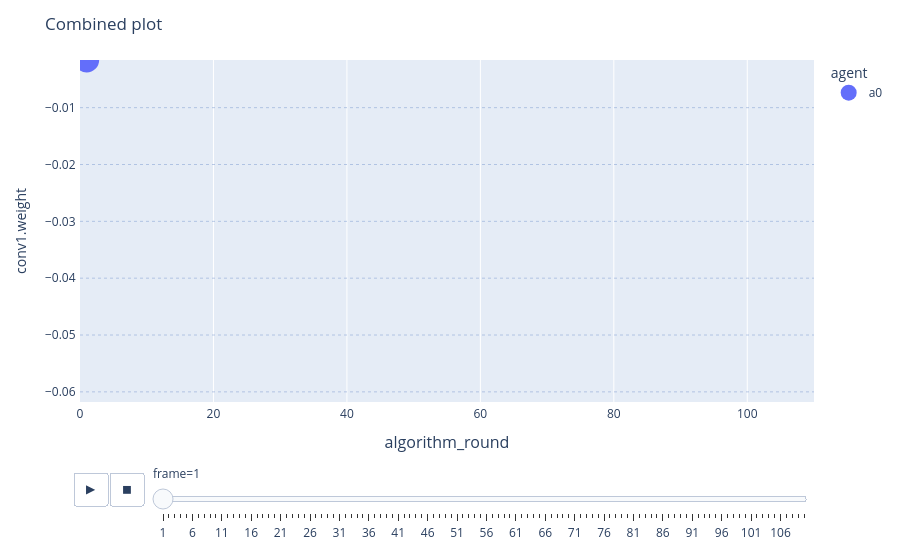

This figure's notebook cell:
### Markdown cell above
### Another

### Code cell
import os
from pathlib import Path
import plotly.express as px
import plotly.graph_objects as go
import pandas as pd
from itertools import groupby
import numpy as np

FOLDER = Path(r"C:\Users\samue\OneDrive\Escritorio\Tareas UNI\tfg\tfg_samuel\vis\xperiments\experimentos_con_cnn")
experiments_list = list(FOLDER.iterdir())
PATH = experiments_list[8]

df = pd.read_csv(
    r"C:\Users\samue\OneDrive\Escritorio\Tareas UNI\tfg\tfg_samuel\vis\xperiments\experimentos_con_cnn\01_non_complete\raw\nn_convergence.csv"
)
lst = df.layer.unique()
f = lambda x: x.split(".")[0]
layers_opts = {f(k): list(g) for k, g in groupby(sorted(lst, key=f), key=f)}
df = df[
    (df.description == "PRE-TRAIN")
    & df.layer.isin(layers_opts["conv1"])
    & (df.epoch_or_iteration == 1)
]
pivot = df.pivot(columns="layer", values="weight")
df = df[df.layer == layers_opts["conv1"][0]].reset_index()
df[layers_opts["conv1"][0]] = (
    pivot[layers_opts["conv1"][0]].dropna().reset_index()[f"{layers_opts['conv1'][0]}"]
)
df[layers_opts["conv1"][1]] = (
    pivot[layers_opts["conv1"][1]].dropna().reset_index()[f"{layers_opts['conv1'][1]}"]
)
min_x = df[layers_opts["conv1"][0]].min()
min_y = df[layers_opts["conv1"][1]].min()
max_x = df[layers_opts["conv1"][0]].max()
max_y = df[layers_opts["conv1"][1]].max()
fig = px.scatter(
    df,
    x=layers_opts["conv1"][0],
    y=layers_opts["conv1"][1],
    animation_frame="algorithm_round",
    color="agent",
    hover_name="agent",
    range_x=[min_x, max_x],
    range_y=[min_y, max_y],
)
fig.update_layout(title_text="First plot")

"""
Second Figure
"""

df = pd.read_csv(
    r"C:\Users\samue\OneDrive\Escritorio\Tareas UNI\tfg\tfg_samuel\vis\xperiments\experimentos_con_cnn\01_non_complete\raw\nn_convergence.csv"
)
lst = df.layer.unique()
f = lambda x: x.split(".")[0]
layers_opts = {f(k): list(g) for k, g in groupby(sorted(lst, key=f), key=f)}
df = df[
    (df.description == "PRE-TRAIN")
    & df.layer.isin(layers_opts["conv1"])
    & (df.epoch_or_iteration == 1)
]
pivot = df.pivot(columns="layer", values="weight")
df = df[df.layer == layers_opts["conv1"][0]].reset_index()
df[layers_opts["conv1"][0]] = (
    pivot[layers_opts["conv1"][0]].dropna().reset_index()[f"{layers_opts['conv1'][0]}"]
)
df[layers_opts["conv1"][1]] = (
    pivot[layers_opts["conv1"][1]].dropna().reset_index()[f"{layers_opts['conv1'][1]}"]
)
min_x = df[layers_opts["conv1"][0]].min()
min_y = df[layers_opts["conv1"][1]].min()
max_x = df[layers_opts["conv1"][0]].max()
max_y = df[layers_opts["conv1"][1]].max()
line_plot = px.line(
    df,
    x="algorithm_round",
    y=layers_opts["conv1"][0],
    color="agent",
    animation_frame="algorithm_round",
    hover_name="agent",
    range_x=[0, 110],
    range_y=[min_x, max_x],
)
line_plot.update_traces(showlegend=False)  # legend will be from line graph
for frame in line_plot.frames:
    for data in frame.data:
        data.update(mode="lines", opacity=0.8, showlegend=False)

df = df.sort_values(
    [
        "algorithm_round",
        "agent",
    ],
    ignore_index=True,
)
N_UNIQUE_AGENTS = df["agent"].nunique()
df_indexed = pd.DataFrame()
for index in np.arange(start=0, stop=len(df) + 1, step=N_UNIQUE_AGENTS):
    df_slicing = df.iloc[:index].copy()
    df_slicing["frame"] = index // N_UNIQUE_AGENTS
    df_indexed = pd.concat([df_indexed, df_slicing])

# Scatter Plot
scatter_plot = px.scatter(
    df_indexed,
    x="algorithm_round",
    y=layers_opts["conv1"][0],
    animation_frame="frame",
    color="agent",
    hover_name="agent",
    range_x=[0, 110],
    range_y=[min_x, max_x],
)

for frame in scatter_plot.frames:
    for data in frame.data:
        data.update(mode="markers", showlegend=True, opacity=1)
        data["x"] = np.take(data["x"], [-1])
        data["y"] = np.take(data["y"], [-1])

# Line Plot
line_plot = px.line(
    df_indexed,
    x="algorithm_round",
    y=layers_opts["conv1"][0],
    color="agent",
    animation_frame="frame",
    range_x=[0, 110],
    range_y=[min_x, max_x],
    line_shape="spline",  # make a line graph curvy
)
line_plot.update_traces(showlegend=False)  # legend will be from line graph
for frame in line_plot.frames:
    for data in frame.data:
        data.update(mode="lines", opacity=0.8, showlegend=False)

line_plot.update_traces(showlegend=False)  # legend will be from line graph
for frame in line_plot.frames:
    for data in frame.data:
        data.update(mode="lines", opacity=0.8, showlegend=False)

# Stationary combined plot
combined_plot = go.Figure(
    data=line_plot.data + scatter_plot.data,
    frames=[
        go.Frame(data=line_plot.data + scatter_plot.data, name=scatter_plot.name)
        for line_plot, scatter_plot in zip(line_plot.frames, scatter_plot.frames)
    ],
    layout=line_plot.layout,
)

combined_plot.update_yaxes(
    gridcolor="#7a98cf", griddash="dot", gridwidth=0.5, linewidth=2, tickwidth=2
)

combined_plot.update_xaxes(title_font=dict(size=16), linewidth=2, tickwidth=2)

combined_plot.update_traces(line=dict(width=5), marker=dict(size=25))

# adjust speed of animation
combined_plot.layout.updatemenus[0].buttons[0]["args"][1]["frame"]["duration"] = 120
combined_plot.layout.updatemenus[0].buttons[0]["args"][1]["transition"]["duration"] = 50
combined_plot.layout.updatemenus[0].buttons[0]["args"][1]["transition"][
    "redraw"
] = False
combined_plot.update_layout(title_text="Combined plot")

### Figure 1 — Plotly figure (JSON) as saved in the notebook; plotly's stock layout.template omitted (floating-point values rounded to 4 significant figures)
{"data": [{"hovertemplate": "agent=a0<br>frame=1<br>algorithm_round=%{x}<br>conv1.weight=%{y}<extra></extra>", "legendgroup": "a0", "line": {"color": "#636efa", "dash": "solid", "shape": "spline", "width": 5}, "marker": {"size": 25, "symbol": "circle"}, "mode": "lines", "name": "a0", "orientation": "v", "showlegend": false, "type": "scatter", "x": [1], "xaxis": "x", "y": [-0.001615], "yaxis": "y"}, {"hovertemplate": "<b>%{hovertext}</b><br><br>agent=a0<br>frame=1<br>algorithm_round=%{x}<br>conv1.weight=%{y}<extra></extra>", "hovertext": ["a0"], "legendgroup": "a0", "line": {"width": 5}, "marker": {"color": "#636efa", "size": 25, "symbol": "circle"}, "mode": "markers", "name": "a0", "orientation": "v", "showlegend": true, "type": "scatter", "x": [1], "xaxis": "x", "y": [-0.001615], "yaxis": "y"}], "layout": {"legend": {"title": {"text": "agent"}, "tracegroupgap": 0}, "margin": {"t": 60}, "sliders": [{"active": 0, "currentvalue": {"prefix": "frame="}, "len": 0.9, "pad": {"b": 10, "t": 60}, "steps": [{"args": [["1"], {"frame": {"duration": 0, "redraw": false}, "fromcurrent": true, "mode": "immediate", "transition": {"duration": 0, "easing": "linear"}}], "label": "1", "method": "animate"}, {"args": [["2"], {"frame": {"duration": 0, "redraw": false}, "fromcurrent": true, "mode": "immediate", "transition": {"duration": 0, "easing": "linear"}}], "label": "2", "method": "animate"}, {"args": [["3"], {"frame": {"duration": 0, "redraw": false}, "fromcurrent": true, "mode": "immediate", "transition": {"duration": 0, "easing": "linear"}}], "label": "3", "method": "animate"}, {"args": [["4"], {"frame": {"duration": 0, "redraw": false}, "fromcurrent": true, "mode": "immediate", "transition": {"duration": 0, "easing": "linear"}}], "label": "4", "method": "animate"}, {"args": [["5"], {"frame": {"duration": 0, "redraw": false}, "fromcurrent": true, "mode": "immediate", "transition": {"duration": 0, "easing": "linear"}}], "label": "5", "method": "animate"}, {"args": [["6"], {"frame": {"duration": 0, "redraw": false}, "fromcurrent": true, "mode": "immediate", "transition": {"duration": 0, "easing": "linear"}}], "label": "6", "method": "animate"}, {"args": [["7"], {"frame": {"duration": 0, "redraw": false}, "fromcurrent": true, "mode": "immediate", "transition": {"duration": 0, "easing": "linear"}}], "label": "7", "method": "animate"}, {"args": [["8"], {"frame": {"duration": 0, "redraw": false}, "fromcurrent": true, "mode": "immediate", "transition": {"duration": 0, "easing": "linear"}}], "label": "8", "method": "animate"}, {"args": [["9"], {"frame": {"duration": 0, "redraw": false}, "fromcurrent": true, "mode": "immediate", "transition": {"duration": 0, "easing": "linear"}}], "label": "9", "method": "animate"}, {"args": [["10"], {"frame": {"duration": 0, "redraw": false}, "fromcurrent": true, "mode": "immediate", "transition": {"duration": 0, "easing": "linear"}}], "label": "10", "method": "animate"}, {"args": [["11"], {"frame": {"duration": 0, "redraw": false}, "fromcurrent": true, "mode": "immediate", "transition": {"duration": 0, "easing": "linear"}}], "label": "11", "method": "animate"}, {"args": [["12"], {"frame": {"duration": 0, "redraw": false}, "fromcurrent": true, "mode": "immediate", "transition": {"duration": 0, "easing": "linear"}}], "label": "12", "method": "animate"}, {"args": [["13"], {"frame": {"duration": 0, "redraw": false}, "fromcurrent": true, "mode": "immediate", "transition": {"duration": 0, "easing": "linear"}}], "label": "13", "method": "animate"}, {"args": [["14"], {"frame": {"duration": 0, "redraw": false}, "fromcurrent": true, "mode": "immediate", "transition": {"duration": 0, "easing": "linear"}}], "label": "14", "method": "animate"}, {"args": [["15"], {"frame": {"duration": 0, "redraw": false}, "fromcurrent": true, "mode": "immediate", "transition": {"duration": 0, "easing": "linear"}}], "label": "15", "method": "animate"}, {"args": [["16"], {"frame": {"duration": 0, "redraw": false}, "fromcurrent": true, "mode": "immediate", "transition": {"duration": 0, "easing": "linear"}}], "label": "16", "method": "animate"}, {"args": [["17"], {"frame": {"duration": 0, "redraw": false}, "fromcurrent": true, "mode": "immediate", "transition": {"duration": 0, "easing": "linear"}}], "label": "17", "method": "animate"}, {"args": [["18"], {"frame": {"duration": 0, "redraw": false}, "fromcurrent": true, "mode": "immediate", "transition": {"duration": 0, "easing": "linear"}}], "label": "18", "method": "animate"}, {"args": [["19"], {"frame": {"duration": 0, "redraw": false}, "fromcurrent": true, "mode": "immediate", "transition": {"duration": 0, "easing": "linear"}}], "label": "19", "method": "animate"}, {"args": [["20"], {"frame": {"duration": 0, "redraw": false}, "fromcurrent": true, "mode": "immediate", "transition": {"duration": 0, "easing": "linear"}}], "label": "20", "method": "animate"}, {"args": [["21"], {"frame": {"duration": 0, "redraw": false}, "fromcurrent": true, "mode": "immediate", "transition": {"duration": 0, "easing": "linear"}}], "label": "21", "method": "animate"}, {"args": [["22"], {"frame": {"duration": 0, "redraw": false}, "fromcurrent": true, "mode": "immediate", "transition": {"duration": 0, "easing": "linear"}}], "label": "22", "method": "animate"}, {"args": [["23"], {"frame": {"duration": 0, "redraw": false}, "fromcurrent": true, "mode": "immediate", "transition": {"duration": 0, "easing": "linear"}}], "label": "23", "method": "animate"}, {"args": [["24"], {"frame": {"duration": 0, "redraw": false}, "fromcurrent": true, "mode": "immediate", "transition": {"duration": 0, "easing": "linear"}}], "label": "24", "method": "animate"}, {"args": [["25"], {"frame": {"duration": 0, "redraw": false}, "fromcurrent": true, "mode": "immediate", "transition": {"duration": 0, "easing": "linear"}}], "label": "25", "method": "animate"}, {"args": [["26"], {"frame": {"duration": 0, "redraw": false}, "fromcurrent": true, "mode": "immediate", "transition": {"duration": 0, "easing": "linear"}}], "label": "26", "method": "animate"}, {"args": [["27"], {"frame": {"duration": 0, "redraw": false}, "fromcurrent": true, "mode": "immediate", "transition": {"duration": 0, "easing": "linear"}}], "label": "27", "method": "animate"}, {"args": [["28"], {"frame": {"duration": 0, "redraw": false}, "fromcurrent": true, "mode": "immediate", "transition": {"duration": 0, "easing": "linear"}}], "label": "28", "method": "animate"}, {"args": [["29"], {"frame": {"duration": 0, "redraw": false}, "fromcurrent": true, "mode": "immediate", "transition": {"duration": 0, "easing": "linear"}}], "label": "29", "method": "animate"}, {"args": [["30"], {"frame": {"duration": 0, "redraw": false}, "fromcurrent": true, "mode": "immediate", "transition": {"duration": 0, "easing": "linear"}}], "label": "30", "method": "animate"}, {"args": [["31"], {"frame": {"duration": 0, "redraw": false}, "fromcurrent": true, "mode": "immediate", "transition": {"duration": 0, "easing": "linear"}}], "label": "31", "method": "animate"}, {"args": [["32"], {"frame": {"duration": 0, "redraw": false}, "fromcurrent": true, "mode": "immediate", "transition": {"duration": 0, "easing": "linear"}}], "label": "32", "method": "animate"}, {"args": [["33"], {"frame": {"duration": 0, "redraw": false}, "fromcurrent": true, "mode": "immediate", "transition": {"duration": 0, "easing": "linear"}}], "label": "33", "method": "animate"}, {"args": [["34"], {"frame": {"duration": 0, "redraw": false}, "fromcurrent": true, "mode": "immediate", "transition": {"duration": 0, "easing": "linear"}}], "label": "34", "method": "animate"}, {"args": [["35"], {"frame": {"duration": 0, "redraw": false}, "fromcurrent": true, "mode": "immediate", "transition": {"duration": 0, "easing": "linear"}}], "label": "35", "method": "animate"}, {"args": [["36"], {"frame": {"duration": 0, "redraw": false}, "fromcurrent": true, "mode": "immediate", "transition": {"duration": 0, "easing": "linear"}}], "label": "36", "method": "animate"}, {"args": [["37"], {"frame": {"duration": 0, "redraw": false}, "fromcurrent": true, "mode": "immediate", "transition": {"duration": 0, "easing": "linear"}}], "label": "37", "method": "animate"}, {"args": [["38"], {"frame": {"duration": 0, "redraw": false}, "fromcurrent": true, "mode": "immediate", "transition": {"duration": 0, "easing": "linear"}}], "label": "38", "method": "animate"}, {"args": [["39"], {"frame": {"duration": 0, "redraw": false}, "fromcurrent": true, "mode": "immediate", "transition": {"duration": 0, "easing": "linear"}}], "label": "39", "method": "animate"}, {"args": [["40"], {"frame": {"duration": 0, "redraw": false}, "fromcurrent": true, "mode": "immediate", "transition": {"duration": 0, "easing": "linear"}}], "label": "40", "method": "animate"}, {"args": [["41"], {"frame": {"duration": 0, "redraw": false}, "fromcurrent": true, "mode": "immediate", "transition": {"duration": 0, "easing": "linear"}}], "label": "41", "method": "animate"}, {"args": [["42"], {"frame": {"duration": 0, "redraw": false}, "fromcurrent": true, "mode": "immediate", "transition": {"duration": 0, "easing": "linear"}}], "label": "42", "method": "animate"}, {"args": [["43"], {"frame": {"duration": 0, "redraw": false}, "fromcurrent": true, "mode": "immediate", "transition": {"duration": 0, "easing": "linear"}}], "label": "43", "method": "animate"}, {"args": [["44"], {"frame": {"duration": 0, "redraw": false}, "fromcurrent": true, "mode": "immediate", "transition": {"duration": 0, "easing": "linear"}}], "label": "44", "method": "animate"}, {"args": [["45"], {"frame": {"duration": 0, "redraw": false}, "fromcurrent": true, "mode": "immediate", "transition": {"duration": 0, "easing": "linear"}}], "label": "45", "method": "animate"}, {"args": [["46"], {"frame": {"duration": 0, "redraw": false}, "fromcurrent": true, "mode": "immediate", "transition": {"duration": 0, "easing": "linear"}}], "label": "46", "method": "animate"}, {"args": [["47"], {"frame": {"duration": 0, "redraw": false}, "fromcurrent": true, "mode": "immediate", "transition": {"duration": 0, "easing": "linear"}}], "label": "47", "method": "animate"}, {"args": [["48"], {"frame": {"duration": 0, "redraw": false}, "fromcurrent": true, "mode": "immediate", "transition": {"duration": 0, "easing": "linear"}}], "label": "48", "method": "animate"}, {"args": [["49"], {"frame": {"duration": 0, "redraw": false}, "fromcurrent": true, "mode": "immediate", "transition": {"duration": 0, "easing": "linear"}}], "label": "49", "method": "animate"}, {"args": [["50"], {"frame": {"duration": 0, "redraw": false}, "fromcurrent": true, "mode": "immediate", "transition": {"duration": 0, "easing": "linear"}}], "label": "50", "method": "animate"}, {"args": [["51"], {"frame": {"duration": 0, "redraw": false}, "fromcurrent": true, "mode": "immediate", "transition": {"duration": 0, "easing": "linear"}}], "label": "51", "method": "animate"}, {"args": [["52"], {"frame": {"duration": 0, "redraw": false}, "fromcurrent": true, "mode": "immediate", "transition": {"duration": 0, "easing": "linear"}}], "label": "52", "method": "animate"}, {"args": [["53"], {"frame": {"duration": 0, "redraw": false}, "fromcurrent": true, "mode": "immediate", "transition": {"duration": 0, "easing": "linear"}}], "label": "53", "method": "animate"}, {"args": [["54"], {"frame": {"duration": 0, "redraw": false}, "fromcurrent": true, "mode": "immediate", "transition": {"duration": 0, "easing": "linear"}}], "label": "54", "method": "animate"}, {"args": [["55"], {"frame": {"duration": 0, "redraw": false}, "fromcurrent": true, "mode": "immediate", "transition": {"duration": 0, "easing": "linear"}}], "label": "55", "method": "animate"}, {"args": [["56"], {"frame": {"duration": 0, "redraw": false}, "fromcurrent": true, "mode": "immediate", "transition": {"duration": 0, "easing": "linear"}}], "label": "56", "method": "animate"}, {"args": [["57"], {"frame": {"duration": 0, "redraw": false}, "fromcurrent": true, "mode": "immediate", "transition": {"duration": 0, "easing": "linear"}}], "label": "57", "method": "animate"}, {"args": [["58"], {"frame": {"duration": 0, "redraw": false}, "fromcurrent": true, "mode": "immediate", "transition": {"duration": 0, "easing": "linear"}}], "label": "58", "method": "animate"}, {"args": [["59"], {"frame": {"duration": 0, "redraw": false}, "fromcurrent": true, "mode": "immediate", "transition": {"duration": 0, "easing": "linear"}}], "label": "59", "method": "animate"}, {"args": [["60"], {"frame": {"duration": 0, "redraw": false}, "fromcurrent": true, "mode": "immediate", "transition": {"duration": 0, "easing": "linear"}}], "label": "60", "method": "animate"}, {"args": [["61"], {"frame": {"duration": 0, "redraw": false}, "fromcurrent": true, "mode": "immediate", "transition": {"duration": 0, "easing": "linear"}}], "label": "61", "method": "animate"}, {"args": [["62"], {"frame": {"duration": 0, "redraw": false}, "fromcurrent": true, "mode": "immediate", "transition": {"duration": 0, "easing": "linear"}}], "label": "62", "method": "animate"}, {"args": [["63"], {"frame": {"duration": 0, "redraw": false}, "fromcurrent": true, "mode": "immediate", "transition": {"duration": 0, "easing": "linear"}}], "label": "63", "method": "animate"}, {"args": [["64"], {"frame": {"duration": 0, "redraw": false}, "fromcurrent": true, "mode": "immediate", "transition": {"duration": 0, "easing": "linear"}}], "label": "64", "method": "animate"}, {"args": [["65"], {"frame": {"duration": 0, "redraw": false}, "fromcurrent": true, "mode": "immediate", "transition": {"duration": 0, "easing": "linear"}}], "label": "65", "method": "animate"}, {"args": [["66"], {"frame": {"duration": 0, "redraw": false}, "fromcurrent": true, "mode": "immediate", "transition": {"duration": 0, "easing": "linear"}}], "label": "66", "method": "animate"}, {"args": [["67"], {"frame": {"duration": 0, "redraw": false}, "fromcurrent": true, "mode": "immediate", "transition": {"duration": 0, "easing": "linear"}}], "label": "67", "method": "animate"}, {"args": [["68"], {"frame": {"duration": 0, "redraw": false}, "fromcurrent": true, "mode": "immediate", "transition": {"duration": 0, "easing": "linear"}}], "label": "68", "method": "animate"}, {"args": [["69"], {"frame": {"duration": 0, "redraw": false}, "fromcurrent": true, "mode": "immediate", "transition": {"duration": 0, "easing": "linear"}}], "label": "69", "method": "animate"}, {"args": [["70"], {"frame": {"duration": 0, "redraw": false}, "fromcurrent": true, "mode": "immediate", "transition": {"duration": 0, "easing": "linear"}}], "label": "70", "method": "animate"}, {"args": [["71"], {"frame": {"duration": 0, "redraw": false}, "fromcurrent": true, "mode": "immediate", "transition": {"duration": 0, "easing": "linear"}}], "label": "71", "method": "animate"}, {"args": [["72"], {"frame": {"duration": 0, "redraw": false}, "fromcurrent": true, "mode": "immediate", "transition": {"duration": 0, "easing": "linear"}}], "label": "72", "method": "animate"}, {"args": [["73"], {"frame": {"duration": 0, "redraw": false}, "fromcurrent": true, "mode": "immediate", "transition": {"duration": 0, "easing": "linear"}}], "label": "73", "method": "animate"}, {"args": [["74"], {"frame": {"duration": 0, "redraw": false}, "fromcurrent": true, "mode": "immediate", "transition": {"duration": 0, "easing": "linear"}}], "label": "74", "method": "animate"}, {"args": [["75"], {"frame": {"duration": 0, "redraw": false}, "fromcurrent": true, "mode": "immediate", "transition": {"duration": 0, "easing": "linear"}}], "label": "75", "method": "animate"}, {"args": [["76"], {"frame": {"duration": 0, "redraw": false}, "fromcurrent": true, "mode": "immediate", "transition": {"duration": 0, "easing": "linear"}}], "label": "76", "method": "animate"}, {"args": [["77"], {"frame": {"duration": 0, "redraw": false}, "fromcurrent": true, "mode": "immediate", "transition": {"duration": 0, "easing": "linear"}}], "label": "77", "method": "animate"}, {"args": [["78"], {"frame": {"duration": 0, "redraw": false}, "fromcurrent": true, "mode": "immediate", "transition": {"duration": 0, "easing": "linear"}}], "label": "78", "method": "animate"}, {"args": [["79"], {"frame": {"duration": 0, "redraw": false}, "fromcurrent": true, "mode": "immediate", "transition": {"duration": 0, "easing": "linear"}}], "label": "79", "method": "animate"}, {"args": [["80"], {"frame": {"duration": 0, "redraw": false}, "fromcurrent": true, "mode": "immediate", "transition": {"duration": 0, "easing": "linear"}}], "label": "80", "method": "animate"}, {"args": [["81"], {"frame": {"duration": 0, "redraw": false}, "fromcurrent": true, "mode": "immediate", "transition": {"duration": 0, "easing": "linear"}}], "label": "81", "method": "animate"}, {"args": [["82"], {"frame": {"duration": 0, "redraw": false}, "fromcurrent": true, "mode": "immediate", "transition": {"duration": 0, "easing": "linear"}}], "label": "82", "method": "animate"}, {"args": [["83"], {"frame": {"duration": 0, "redraw": false}, "fromcurrent": true, "mode": "immediate", "transition": {"duration": 0, "easing": "linear"}}], "label": "83", "method": "animate"}, {"args": [["84"], {"frame": {"duration": 0, "redraw": false}, "fromcurrent": true, "mode": "immediate", "transition": {"duration": 0, "easing": "linear"}}], "label": "84", "method": "animate"}, {"args": [["85"], {"frame": {"duration": 0, "redraw": false}, "fromcurrent": true, "mode": "immediate", "transition": {"duration": 0, "easing": "linear"}}], "label": "85", "method": "animate"}, {"args": [["86"], {"frame": {"duration": 0, "redraw": false}, "fromcurrent": true, "mode": "immediate", "transition": {"duration": 0, "easing": "linear"}}], "label": "86", "method": "animate"}, {"args": [["87"], {"frame": {"duration": 0, "redraw": false}, "fromcurrent": true, "mode": "immediate", "transition": {"duration": 0, "easing": "linear"}}], "label": "87", "method": "animate"}, {"args": [["88"], {"frame": {"duration": 0, "redraw": false}, "fromcurrent": true, "mode": "immediate", "transition": {"duration": 0, "easing": "linear"}}], "label": "88", "method": "animate"}, {"args": [["89"], {"frame": {"duration": 0, "redraw": false}, "fromcurrent": true, "mode": "immediate", "transition": {"duration": 0, "easing": "linear"}}], "label": "89", "method": "animate"}, {"args": [["90"], {"frame": {"duration": 0, "redraw": false}, "fromcurrent": true, "mode": "immediate", "transition": {"duration": 0, "easing": "linear"}}], "label": "90", "method": "animate"}, {"args": [["91"], {"frame": {"duration": 0, "redraw": false}, "fromcurrent": true, "mode": "immediate", "transition": {"duration": 0, "easing": "linear"}}], "label": "91", "method": "animate"}, {"args": [["92"], {"frame": {"duration": 0, "redraw": false}, "fromcurrent": true, "mode": "immediate", "transition": {"duration": 0, "easing": "linear"}}], "label": "92", "method": "animate"}, {"args": [["93"], {"frame": {"duration": 0, "redraw": false}, "fromcurrent": true, "mode": "immediate", "transition": {"duration": 0, "easing": "linear"}}], "label": "93", "method": "animate"}, {"args": [["94"], {"frame": {"duration": 0, "redraw": false}, "fromcurrent": true, "mode": "immediate", "transition": {"duration": 0, "easing": "linear"}}], "label": "94", "method": "animate"}, {"args": [["95"], {"frame": {"duration": 0, "redraw": false}, "fromcurrent": true, "mode": "immediate", "transition": {"duration": 0, "easing": "linear"}}], "label": "95", "method": "animate"}, {"args": [["96"], {"frame": {"duration": 0, "redraw": false}, "fromcurrent": true, "mode": "immediate", "transition": {"duration": 0, "easing": "linear"}}], "label": "96", "method": "animate"}, {"args": [["97"], {"frame": {"duration": 0, "redraw": false}, "fromcurrent": true, "mode": "immediate", "transition": {"duration": 0, "easing": "linear"}}], "label": "97", "method": "animate"}, {"args": [["98"], {"frame": {"duration": 0, "redraw": false}, "fromcurrent": true, "mode": "immediate", "transition": {"duration": 0, "easing": "linear"}}], "label": "98", "method": "animate"}, {"args": [["99"], {"frame": {"duration": 0, "redraw": false}, "fromcurrent": true, "mode": "immediate", "transition": {"duration": 0, "easing": "linear"}}], "label": "99", "method": "animate"}, {"args": [["100"], {"frame": {"duration": 0, "redraw": false}, "fromcurrent": true, "mode": "immediate", "transition": {"duration": 0, "easing": "linear"}}], "label": "100", "method": "animate"}, {"args": [["101"], {"frame": {"duration": 0, "redraw": false}, "fromcurrent": true, "mode": "immediate", "transition": {"duration": 0, "easing": "linear"}}], "label": "101", "method": "animate"}, {"args": [["102"], {"frame": {"duration": 0, "redraw": false}, "fromcurrent": true, "mode": "immediate", "transition": {"duration": 0, "easing": "linear"}}], "label": "102", "method": "animate"}, {"args": [["103"], {"frame": {"duration": 0, "redraw": false}, "fromcurrent": true, "mode": "immediate", "transition": {"duration": 0, "easing": "linear"}}], "label": "103", "method": "animate"}, {"args": [["104"], {"frame": {"duration": 0, "redraw": false}, "fromcurrent": true, "mode": "immediate", "transition": {"duration": 0, "easing": "linear"}}], "label": "104", "method": "animate"}, {"args": [["105"], {"frame": {"duration": 0, "redraw": false}, "fromcurrent": true, "mode": "immediate", "transition": {"duration": 0, "easing": "linear"}}], "label": "105", "method": "animate"}, {"args": [["106"], {"frame": {"duration": 0, "redraw": false}, "fromcurrent": true, "mode": "immediate", "transition": {"duration": 0, "easing": "linear"}}], "label": "106", "method": "animate"}, {"args": [["107"], {"frame": {"duration": 0, "redraw": false}, "fromcurrent": true, "mode": "immediate", "transition": {"duration": 0, "easing": "linear"}}], "label": "107", "method": "animate"}, {"args": [["108"], {"frame": {"duration": 0, "redraw": false}, "fromcurrent": true, "mode": "immediate", "transition": {"duration": 0, "easing": "linear"}}], "label": "108", "method": "animate"}, {"args": [["109"], {"frame": {"duration": 0, "redraw": false}, "fromcurrent": true, "mode": "immediate", "transition": {"duration": 0, "easing": "linear"}}], "label": "109", "method": "animate"}, {"args": [["110"], {"frame": {"duration": 0, "redraw": false}, "fromcurrent": true, "mode": "immediate", "transition": {"duration": 0, "easing": "linear"}}], "label": "110", "method": "animate"}], "x": 0.1, "xanchor": "left", "y": 0, "yanchor": "top"}], "title": {"text": "Combined plot"}, "updatemenus": [{"buttons": [{"args": [null, {"frame": {"duration": 120, "redraw": false}, "fromcurrent": true, "mode": "immediate", "transition": {"duration": 50, "easing": "linear", "redraw": false}}], "label": "&#9654;", "method": "animate"}, {"args": [[null], {"frame": {"duration": 0, "redraw": false}, "fromcurrent": true, "mode": "immediate", "transition": {"duration": 0, "easing": "linear"}}], "label": "&#9724;", "method": "animate"}], "direction": "left", "pad": {"r": 10, "t": 70}, "showactive": false, "type": "buttons", "x": 0.1, "xanchor": "right", "y": 0, "yanchor": "top"}], "xaxis": {"anchor": "y", "domain": [0, 1], "linewidth": 2, "range": [0, 110], "tickwidth": 2, "title": {"font": {"size": 16}, "text": "algorithm_round"}}, "yaxis": {"anchor": "x", "domain": [0, 1], "gridcolor": "#7a98cf", "griddash": "dot", "gridwidth": 0.5, "linewidth": 2, "range": [-0.06178, -0.001615], "tickwidth": 2, "title": {"text": "conv1.weight"}}}}
